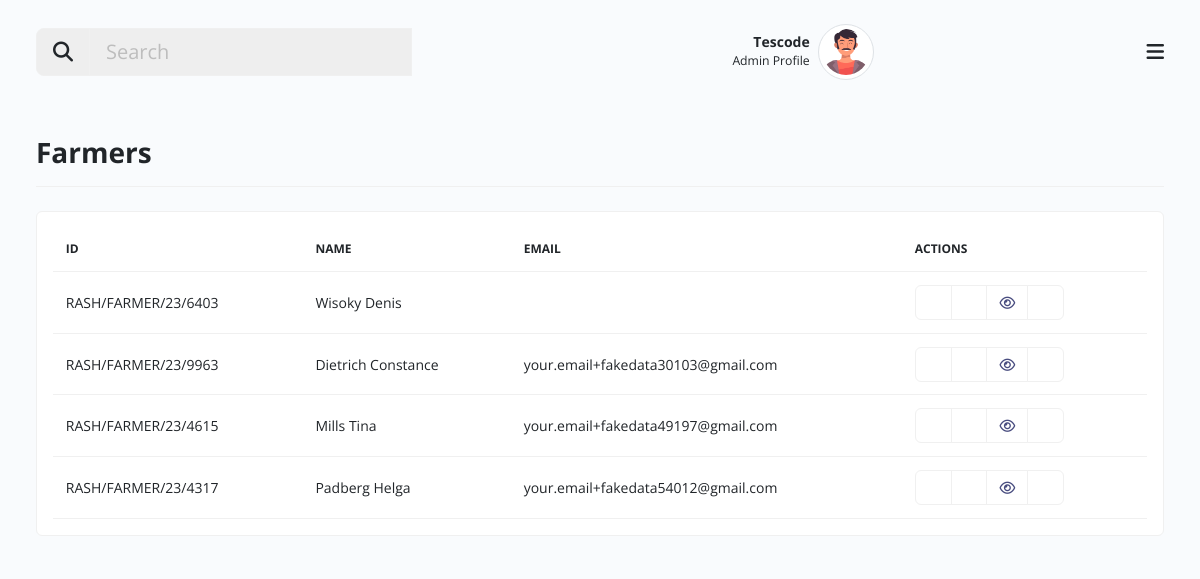
The app's page /farmers.php (signed in) with its own data.
### tables this page shows
CREATE TABLE `users` (
  `id` int(11) NOT NULL,
  `name` varchar(200) NOT NULL,
  `email` varchar(200) NOT NULL,
  `password` varchar(250) NOT NULL,
  `role_id` varchar(20) NOT NULL COMMENT '1=admin, 2=supervisor, 3=>farmers',
  `created_at` timestamp NOT NULL DEFAULT current_timestamp()
);

CREATE TABLE `farmers` (
  `id` int(11) NOT NULL,
  `unique_id` varchar(100) NOT NULL,
  `email` varchar(200) NOT NULL,
  `first_name` varchar(100) NOT NULL,
  `last_name` varchar(100) NOT NULL,
  `phone_number` varchar(100) NOT NULL,
  `date_of_birth` varchar(100) NOT NULL,
  `gender` varchar(100) NOT NULL,
  `disability` varchar(100) NOT NULL,
  `marital_status` varchar(100) NOT NULL,
  `did_you_have_children` varchar(150) NOT NULL,
  `numbers_of_children` varchar(100) NOT NULL,
  `is_children_in_school` varchar(100) NOT NULL,
  `average_monthly_income` varchar(100) NOT NULL,
  `other_income` varchar(100) NOT NULL,
  `land_size` varchar(400) NOT NULL,
  `land_picture` varchar(400) NOT NULL,
  `upload_profile_picture` varchar(300) NOT NULL,
  `farm_location` varchar(200) NOT NULL,
  `home_address` varchar(200) NOT NULL,
  `state_of_origin` varchar(100) NOT NULL,
  `nationality` varchar(300) NOT NULL,
  `national_means_of_identity` varchar(400) NOT NULL,
  `commitment_fee` varchar(200) NOT NULL,
  `reciept_of_commitment` varchar(400) NOT NULL
);

### includes/config.php (called while the page is built, shortened)
<?php
include 'includes/database.php';
$student_id = $_SESSION['auth_id'];
$sql = "SELECT * FROM users WHERE id = '$student_id'";
$result = mysqli_query($dbconnect, $sql);
while ($user = mysqli_fetch_array($result)) {
    $name = $user['name'];
}
$sql_farmers = "SELECT * FROM farmers";
$resultFarmers = mysqli_query($dbconnect, $sql_farmers);
$farmers = mysqli_num_rows($resultFarmers);

### farmers.php (the view, shortened to what this page needs)
<?php
include "includes/config.php";
?>
<!doctype html>
<html class="no-js" lang="en" dir="ltr">
<head>
    <link rel="stylesheet" href="assets/css/my-task.style.min.css">
</head>
<body>
    <div id="mytask-layout" class="theme-indigo">
        <div class="main px-lg-4 px-md-4">
            <?php include "layout/header.php"; ?>
            <div class="body d-flex py-lg-3 py-md-2">
                <div class="container-xxl">
                    <div class="row align-items-center">
                        <div class="border-0 mb-4">
                            <div class="card-header p-0 no-bg bg-transparent d-flex align-items-center px-0 justify-content-between border-bottom flex-wrap">
                                <h3 class="fw-bold py-3 mb-0">Farmers</h3>
                            </div>
                        </div>
                    </div>
                    <div class="row clearfix g-3">
                        <div class="col-sm-12">
                            <div class="card mb-3">
                                <div class="card-body">
                                    <table id="myProjectTable" class="table table-hover align-middle mb-0" style="width:100%">
                                        <thead>
                                            <tr>
                                                <th>Id</th>
                                                <th>Name</th>
                                                <th>Email</th>
                                                <th>Actions</th>
                                            </tr>
                                        </thead>
                                        <tbody>
                                            <?php
                                            if (isset($farmers) and $farmers > 0) {
                                                while ($FarmersRow = mysqli_fetch_array($resultFarmers)) {
                                                    $id = $FarmersRow['unique_id'];
                                                    $name = $FarmersRow['last_name'] . ' ' . $FarmersRow['first_name'];
                                                    $email = $FarmersRow['email'];
                                            ?>
                                                    <tr>
                                                        <td><?php echo $id; ?></td>
                                                        <td><?php echo $name; ?></td>
                                                        <td><?php echo $email; ?></td>
                                                        <td>
                                                            <div class="btn-group" role="group" aria-label="Basic outlined example">
                                                                <button type="button" class="btn btn-outline-secondary" data-bs-toggle="modal" data-bs-target="#editproject<?php echo substr($id, -4); ?>"><i class="icofont-edit text-success"></i></button>
                                                                <button type="button" class="btn btn-outline-secondary" data-bs-toggle="modal" data-bs-target="#checklist<?php echo substr($id, -4); ?>"><i class="icofont-check text-primary"></i></button>
                                                                <button type="button" class="btn btn-outline-secondary" data-bs-toggle="modal" data-bs-target="#details<?php echo substr($id, -4); ?>"><i class="fa fa-eye text-primary"></i></button>
                                                                <button type="button" class="btn btn-outline-secondary deleterow"><i class="icofont-ui-delete text-danger"></i></button>
                                                            </div>
                                                        </td>
                                                    </tr>
                                            <?php
                                                }
                                            } ?>
                                        </tbody>
                                    </table>
                                </div>
                            </div>
                        </div>
                    </div>
                </div>
            </div>
        </div>
    </div>
</body>
</html>

### layout/header.php (shortened to what this page needs)
<div class="header">
            <nav class="navbar py-4">
                <div class="container-xxl">
                    <div class="h-right d-flex align-items-center mr-5 mr-lg-0 order-1">
                        <div class="dropdown notifications zindex-popover">
                            <a class="nav-link dropdown-toggle pulse" href="#" role="button" data-bs-toggle="dropdown">
                                <i class="icofont-alarm fs-5"></i>
                            </a>
                        </div>
                        <div class="dropdown user-profile ml-2 ml-sm-3 d-flex align-items-center zindex-popover">
                            <div class="u-info me-2">
                                <p class="mb-0 text-end line-height-sm "><span class="font-weight-bold"><?php echo $name; ?></span></p>
                                <small>Admin Profile</small>
                            </div>
                            <a class="nav-link dropdown-toggle pulse p-0" href="#" role="button" data-bs-toggle="dropdown" data-bs-display="static">
                                <img class="avatar lg rounded-circle img-thumbnail" src="assets/images/profile_av.png" alt="profile">
                            </a>
                        </div>
                    </div>
                    <button class="navbar-toggler p-0 border-0 menu-toggle order-3" type="button" data-bs-toggle="collapse" data-bs-target="#mainHeader">
                        <span class="fa fa-bars"></span>
                    </button>
                    <div class="order-0 col-lg-4 col-md-4 col-sm-12 col-12 mb-3 mb-md-0 ">
                        <div class="input-group flex-nowrap input-group-lg">
                            <button type="button" class="input-group-text" id="addon-wrapping"><i class="fa fa-search"></i></button>
                            <input type="search" class="form-control" placeholder="Search" aria-label="search" aria-describedby="addon-wrapping">
                        </div>
                    </div>
                </div>
            </nav>
        </div>

### records on screen
users: name "Tescode"
farmers: unique "RASH/FARMER/23/6403", name "Wisoky Denis"
farmers: unique "RASH/FARMER/23/9963", name "Dietrich Constance", email "your.email+fakedata30103@gmail.com"
farmers: unique "RASH/FARMER/23/4615", name "Mills Tina", email "your.email+fakedata49197@gmail.com"
farmers: unique "RASH/FARMER/23/4317", name "Padberg Helga", email "your.email+fakedata54012@gmail.com"
